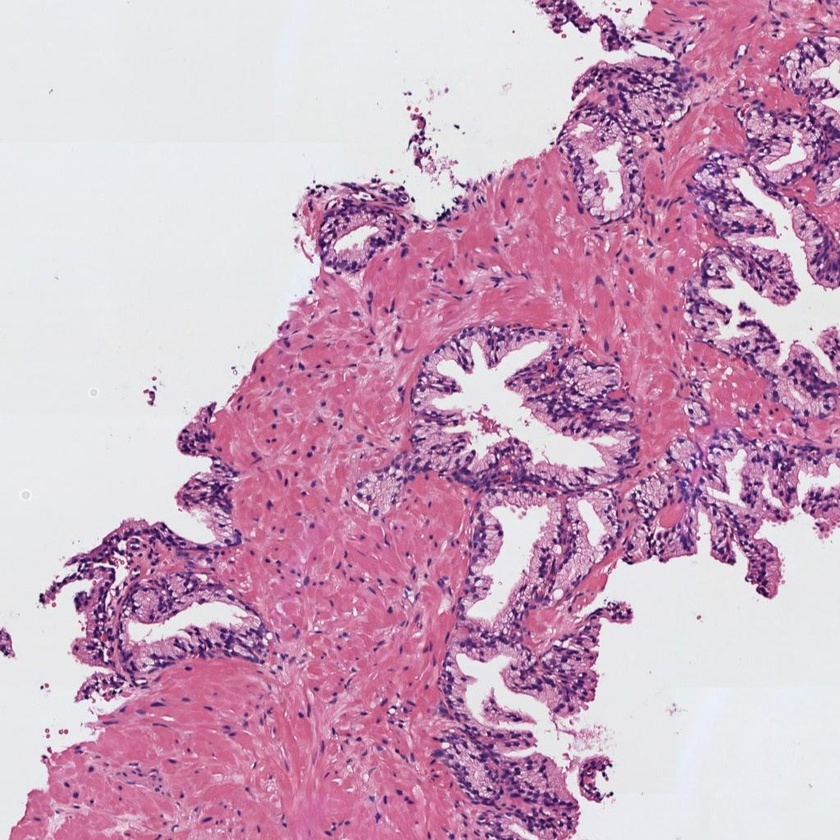
#> input picture examen parcial/histo_1.jpg, 840 x 840 px, shrunk from 1024 x 1024 before the run
$ jupyter execute 'examenPractico _Cabascango_Steven.ipynb'
#> lines starting #> are read from the running program, lines starting #| are printed output that depends on the picture; after the words box and inside, x2 and y2 are one past the last pixel; in counts of white or black regions, pixels touching at a corner belong together
## Examen Practico - Segundo Parcial

# PROCESAMIENTO DE IMAGEN 1 (histo_1.jpg)

### 0) Cargar la primera imagen histológica

[cell 1]
import numpy as np
import matplotlib.pyplot as plt
import matplotlib.patches as patches
from skimage import io, color, filters, morphology, measure
from scipy import ndimage
import cv2
from PIL import Image
import pandas as pd
from math import pi
import warnings
warnings.filterwarnings('ignore')

# Cargar la imagen en formato RGB
img = io.imread('histo_1.jpg')
#> img is the input picture: shape (840, 840, 3); mean R, G, B 205, 166.3, 191.6

# Normalizar la imagen al rango [0, 1]
if img.dtype == np.uint8:
    img_normalized = img.astype(np.float32) / 255.0
else:
    img_normalized = img.astype(np.float32)

print(f"Dimensiones de la imagen: {img_normalized.shape}")
#| Dimensiones de la imagen: (840, 840, 3)
print(f"Rango de valores: [{img_normalized.min():.3f}, {img_normalized.max():.3f}]")
#| Rango de valores: [0.000, 1.000]

# Visualizar la imagen
plt.figure(figsize=(10, 8))
plt.imshow(img_normalized)
plt.title('Imagen Histológica 1 Original (RGB)')
plt.axis('off')
plt.tight_layout()
plt.show()

### 1) Transformación de color a CMYK

[cell 2]
# Convertir de RGB a CMYK (solo lo necesario)
def rgb_to_cmyk(img_rgb):
    img_rgb = np.clip(img_rgb, 0, 1)
    K = 1 - np.max(img_rgb, axis=2)
    M = (1 - img_rgb[:, :, 1] - K) / (1 - K + 1e-8)
    return M  # Solo devolvemos magenta

# Obtener canal magenta
img_magenta = rgb_to_cmyk(img_normalized)

# Mostrar solo magenta
plt.imshow(img_magenta, cmap='gray')
plt.title('Canal Magenta')
plt.axis('off')
plt.show()

# Opcional: ver rango
print(f"Rango: [{img_magenta.min():.3f}, {img_magenta.max():.3f}]")
#| Rango: [0.000, 1.000]

### 2) Umbralización

[cell 3]
# Preprocesamiento
img_magenta_uint8 = (img_magenta * 255).astype(np.uint8)
img_blurred = cv2.GaussianBlur(img_magenta_uint8, (5, 5), 0)

# Umbralización de Otsu
_, binary_mask = cv2.threshold(
    img_blurred, 0, 255, cv2.THRESH_BINARY_INV + cv2.THRESH_OTSU
)
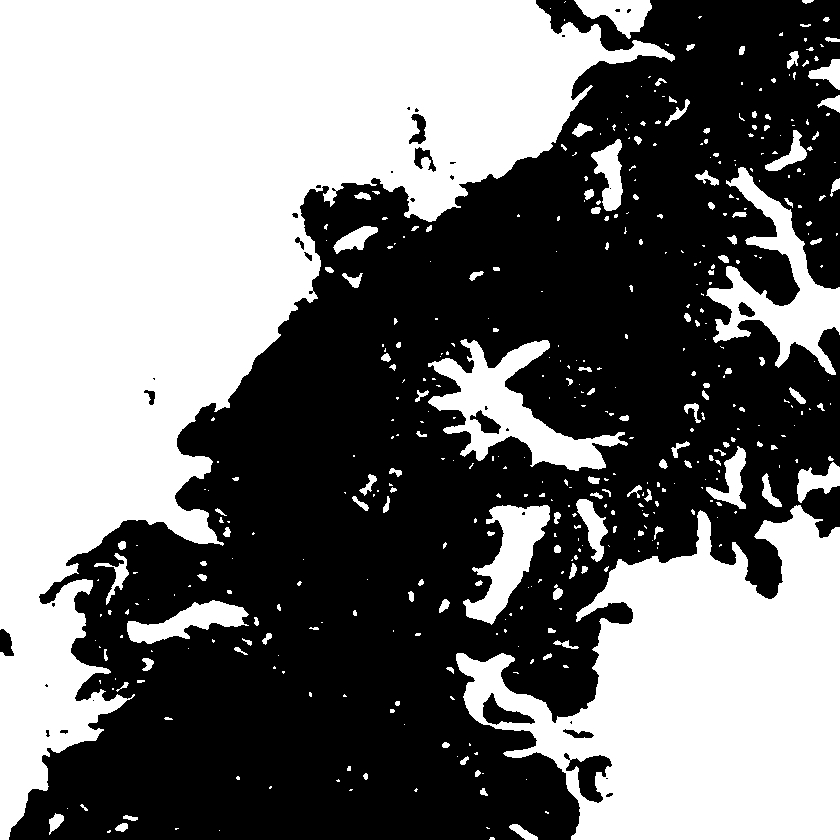
#> binary_mask: shape (840, 840); 47.3% white; 446 white regions (301 under 20 px), largest, box (x1, y1, x2, y2) and area: (0, 0, 675, 840) 214966, (456, 505, 840, 840) 76846, (428, 339, 628, 471) 9196

# Convertir a binario (0 y 1)
binary_mask = (binary_mask > 0).astype(np.uint8)

# Mostrar solo la máscara
plt.imshow(binary_mask, cmap='gray')
plt.title('Máscara Binaria (Otsu)')
plt.axis('off')
plt.show()

### 3) Limpieza de artefactos

[cell 4]
# Eliminar objetos pequeños (artefactos de lumen menores a 300 píxeles)
cleaned_mask = morphology.remove_small_objects(binary_mask.astype(bool), min_size=300)
cleaned_mask = cleaned_mask.astype(np.uint8)

print(f"Píxeles después de limpiar artefactos: {np.sum(cleaned_mask > 0)}")
#| Píxeles después de limpiar artefactos: 324544
print(f"Píxeles eliminados: {np.sum(binary_mask) - np.sum(cleaned_mask)}")
#| Píxeles eliminados: 9001

# Visualizar la máscara resultante
plt.figure(figsize=(12, 5))
plt.subplot(1, 2, 1)
plt.imshow(binary_mask, cmap='gray')
plt.title('Máscara Binaria (con artefactos)')
plt.axis('off')

plt.subplot(1, 2, 2)
plt.imshow(cleaned_mask, cmap='gray')
plt.title('Máscara Limpia (sin artefactos < 300px)')
plt.axis('off')
plt.tight_layout()
plt.show()

### 4) Region Growing

[cell 5]
# Componentes conectados
h, w = cleaned_mask.shape

num_labels, labels, stats, _ = cv2.connectedComponentsWithStats(
    cleaned_mask, connectivity=8
)
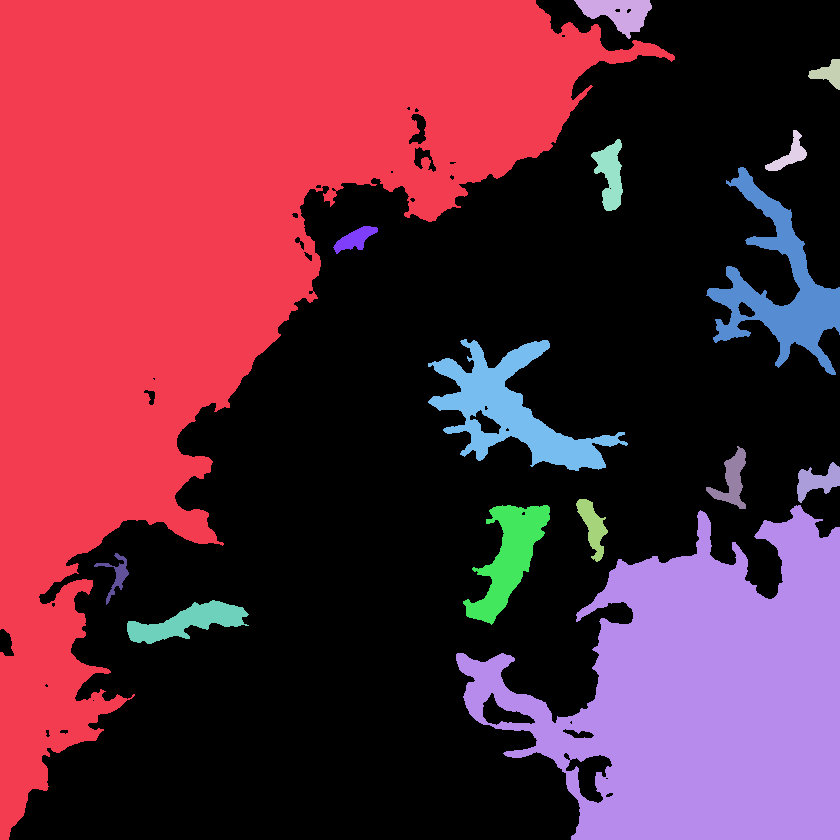
#> labels: shape (840, 840) int32; 16 distinct labels, from 0 to 15; one colour per label, 0 black
#> num_labels = 16; stats = 16 rows, first 6: [0, 0, 840, 840, 381056], [0, 0, 675, 840, 214966], [574, 0, 78, 39, 1615], [808, 59, 32, 31, 502], [765, 130, 42, 41, 586], [591, 139, 32, 72, 1291]

# Filtrado por área
min_area = 100
max_area = (h * w) * 0.3

lumen_mask = np.zeros_like(cleaned_mask)

for i in range(1, num_labels):  # 0 = fondo
    area = stats[i, cv2.CC_STAT_AREA]
    if min_area < area < max_area:
        lumen_mask[labels == i] = 255
#> this loop made 15 passes
#> area on passes 1 to 8: 214966, 1615, 502, 586, 1291, 8747, 600, 9196
#> lumen_mask: shape (840, 840); 15.5% white; 14 white regions, largest, box (x1, y1, x2, y2) and area: (456, 505, 840, 840) 76846, (428, 339, 628, 471) 9196, (706, 167, 840, 375) 8747

# Mostrar solo la máscara de lúmenes
plt.imshow(lumen_mask, cmap='gray')
plt.title('Máscara de Lúmenes')
plt.axis('off')
plt.show()

# Guardar para uso posterior
rg_mask = lumen_mask.copy()

### 5) Relleno de lúmenes

[cell 6]
from scipy import ndimage
import cv2
import numpy as np
import matplotlib.pyplot as plt

filled_mask = np.zeros_like(rg_mask)

num_labels, labels, stats, _ = cv2.connectedComponentsWithStats(
    rg_mask, connectivity=8
)
#> labels: shape (840, 840) int32; 15 distinct labels, from 0 to 14
#> num_labels = 15; stats = 15 rows, first 6: [0, 0, 840, 840, 596022], [574, 0, 78, 39, 1615], [808, 59, 32, 31, 502], [765, 130, 42, 41, 586], [591, 139, 32, 72, 1291], [706, 167, 134, 208, 8747]

h, w = rg_mask.shape

for i in range(1, num_labels):  # 0 = fondo
    x = stats[i, cv2.CC_STAT_LEFT]
    y = stats[i, cv2.CC_STAT_TOP]
    comp_w = stats[i, cv2.CC_STAT_WIDTH]
    comp_h = stats[i, cv2.CC_STAT_HEIGHT]

    toca_borde = (x <= 0 or y <= 0 or
                  x + comp_w >= w or
                  y + comp_h >= h)

    if not toca_borde:
        componente = (labels == i).astype(np.uint8)
        componente_filled = ndimage.binary_fill_holes(componente).astype(np.uint8)
        filled_mask = cv2.bitwise_or(filled_mask, componente_filled * 255)
#> this loop made 14 passes
#> (x, y, comp_w, comp_h, toca_borde) on passes 1 to 8: (574, 0, 78, 39, True), (808, 59, 32, 31, True), (765, 130, 42, 41, False), (591, 139, 32, 72, False), (706, 167, 134, 208, True), (333, 226, 45, 28, False), (428, 339, 200, 132, False), (706, 446, 40, 63, False)
#> componente: shape (840, 840); values 0 (black) and 1 (white), 0.35% white; 1 white region, box (x1, y1, x2, y2) and area: (127, 600, 249, 644) 2478
#> filled_mask: shape (840, 840); 3% white; 9 white regions

# Mostrar solo la máscara final
plt.imshow(filled_mask, cmap='gray')
plt.title('Máscara de Lúmenes Rellenados')
plt.axis('off')
plt.show()

### 6) Detección de contornos

[cell 7]
# Convertir a uint8
img_uint8 = (img_normalized * 255).astype(np.uint8)

# Encontrar contornos
contours, _ = cv2.findContours(
    filled_mask, cv2.RETR_TREE, cv2.CHAIN_APPROX_SIMPLE
)
#> contours = 9 contours; largest, box (x1, y1, x2, y2) and area: (428, 339, 628, 471) 9122, (463, 505, 550, 625) 4263, (127, 600, 249, 644) 2330, (591, 139, 623, 211) 1202, (706, 446, 746, 509) 929

# Dibujar contornos en verde
img_with_contours = img_uint8.copy()
cv2.drawContours(img_with_contours, contours, -1, (0, 255, 0), 2)
#> img_with_contours: shape (840, 840, 3); 1.29% of pixels changed, all inside (x1, y1, x2, y2) = (93, 129, 808, 645)

# Mostrar solo la imagen final
plt.imshow(cv2.cvtColor(img_with_contours, cv2.COLOR_BGR2RGB))
plt.title('Contornos de Lúmenes')
plt.axis('off')
plt.show()

### 7) Extracción del lumen más grande

[cell 8]
# Filtrar contornos válidos
h_img, w_img = filled_mask.shape
min_area = 100
max_area_limit = (h_img * w_img) * 0.3

contours_filtrados = [
    c for c in contours
    if min_area < cv2.contourArea(c) < max_area_limit
]
#> contours_filtrados has the same summary as contours

# Encontrar el contorno de mayor área
max_contour = max(contours_filtrados, key=cv2.contourArea, default=None)
#> max_contour = contour of 472 points, box (x1, y1, x2, y2) (428, 339, 628, 471), area 9122

# Obtener y mostrar solo el crop
if max_contour is not None:
    x, y, w, h = cv2.boundingRect(max_contour)
#> x = 428; y = 339; w = 200; h = 132
    lumen_crop = img_uint8[y:y+h, x:x+w].copy()

    plt.imshow(cv2.cvtColor(lumen_crop, cv2.COLOR_BGR2RGB))
    plt.title('Lumen Cropeado')
    plt.axis('off')
    plt.show()

### 8) Extracción de 13 características geométricas

[cell 9]
# Verificar que filled_mask tiene contenido
print(f"Píxeles en filled_mask: {np.sum(filled_mask > 0)}")
#| Píxeles en filled_mask: 21337

# Encontrar el contorno más grande
contours, _ = cv2.findContours(filled_mask, cv2.RETR_EXTERNAL, cv2.CHAIN_APPROX_SIMPLE)
print(f"Contornos encontrados: {len(contours)}")
#| Contornos encontrados: 9

if len(contours) == 0:
    print("ERROR: No se encontraron contornos en filled_mask")
else:
    # Seleccionar el contorno más grande por área
    max_contour = max(contours, key=cv2.contourArea)
    print(f"Área del contorno más grande: {cv2.contourArea(max_contour)}")
#| Área del contorno más grande: 9121.5

    h, w = filled_mask.shape

    # Extraer la máscara binaria del lumen más grande
    lumen_mask = np.zeros((h, w), dtype=np.uint8)
    cv2.drawContours(lumen_mask, [max_contour], 0, 1, -1)
#> lumen_mask: shape (840, 840); values 0 (black) and 1 (white), 1.4% white; 1 white region, box (x1, y1, x2, y2) and area: (428, 339, 628, 471) 9551

    # Verificar que la máscara tiene contenido
    print(f"Píxeles en lumen_mask: {np.sum(lumen_mask)}")
#| Píxeles en lumen_mask: 9551

    # Obtener propiedades
    labeled = measure.label(lumen_mask)
#> labeled: shape (840, 840) int64; values 0 (black) and 1 (white), 1.4% white; 1 white region
    regions = measure.regionprops(labeled)
#> regions = 1 regions; box (x1, y1, x2, y2) and area: (428, 339, 628, 471) 9551

    if len(regions) == 0:
        print("ERROR: regionprops no encontró regiones")
    else:
        props = regions[0]
        print("Props obtenidas correctamente ✓")

        # Calcular las 13 características
        features = {}
        features['Area'] = round(props.area, 4)
        features['Area_bbox'] = round(props.bbox_area, 4)
        features['Area_convexa'] = round(props.convex_area, 4)
        features['Excentricidad'] = round(props.eccentricity, 4)
        features['Diametro_equivalente'] = round(props.equivalent_diameter, 4)
        features['Extension'] = round(props.extent, 4)

        feret_diameter = 0
        for i in range(len(max_contour)):
            for j in range(i+1, len(max_contour)):
                dist = np.linalg.norm(max_contour[i] - max_contour[j])
                if dist > feret_diameter:
                    feret_diameter = dist
#> after the loop, feret_diameter = 214.9
        features['Diametro_Feret'] = round(float(feret_diameter), 4)

        features['Longitud_eje_mayor'] = round(props.major_axis_length, 4)
        features['Longitud_eje_menor'] = round(props.minor_axis_length, 4)
        features['Orientacion'] = round(props.orientation, 4)

        contour_length = cv2.arcLength(max_contour, True)
#> contour_length = 1001.6
        features['Perimetro'] = round(float(contour_length), 4)
        features['Solidez'] = round(props.solidity, 4)

        compactness = (4 * np.pi * props.area) / (contour_length ** 2) if contour_length > 0 else 0
#> compactness = 0.12
        features['Compacidad'] = round(float(compactness), 4)

        # Mostrar resultados
        print("=" * 60)
        print("CARACTERÍSTICAS GEOMÉTRICAS DEL LUMEN MÁS GRANDE - IMAGEN 1")
        print("=" * 60)
        for i, (name, value) in enumerate(features.items(), 1):
            print(f"{i:2d}. {name:25s}: {value:12.4f}")
#> this loop made 13 passes
#> (name, value) on passes 1 to 8: ('Area', 9551), ('Area_bbox', 26400), ('Area_convexa', 19636), ('Excentricidad', 0.848), ('Diametro_equivalente', 110.3), ('Extension', 0.362), ('Diametro_Feret', 214.9), ('Longitud_eje_mayor', 196.3)
#> (printed output is left out)
        print("=" * 60)

        features_2 = features.copy()
#> features_2 = 13 items
        df_features_2 = pd.DataFrame(list(features_2.items()), columns=['Característica', 'Valor'])
#> df_features_2 = table of 13 rows and 2 columns
        print("\nTabla de características (Imagen 1):")
        print(df_features_2.to_string(index=False))
#|       Característica      Valor
#|                 Area  9551.0000
#|            Area_bbox 26400.0000
#|         Area_convexa 19636.0000
#|        Excentricidad     0.8477
#| Diametro_equivalente   110.2756
#> (further printed lines are left out)

---

# PROCESAMIENTO DE IMAGEN 2 (histo_2.jpg)

### 0) Cargar la segunda imagen histológica

[cell 10]
# Cargar la segunda imagen en formato RGB
img_2 = io.imread('histo_2.jpg')
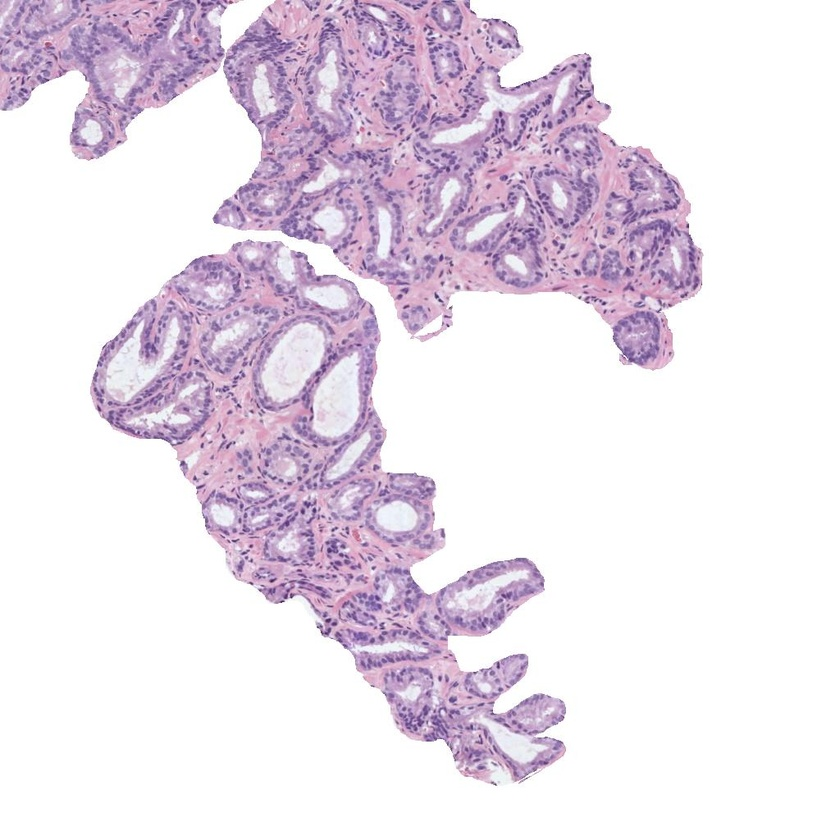
#> input picture examen parcial/histo_2.jpg, 840 x 840 px, shrunk from 1024 x 1024 before the run
#> img_2 is the input picture: shape (840, 840, 3); mean R, G, B 233.3, 223.2, 234.9

# Normalizar la imagen al rango [0, 1]
if img_2.dtype == np.uint8:
    img_normalized_2 = img_2.astype(np.float32) / 255.0
else:
    img_normalized_2 = img_2.astype(np.float32)

print(f"Dimensiones de la imagen 2: {img_normalized_2.shape}")
#| Dimensiones de la imagen 2: (840, 840, 3)
print(f"Rango de valores: [{img_normalized_2.min():.3f}, {img_normalized_2.max():.3f}]")
#| Rango de valores: [0.118, 1.000]

# Visualizar la imagen
plt.figure(figsize=(10, 8))
plt.imshow(img_normalized_2)
plt.title('Imagen Histológica 2 Original (RGB)')
plt.axis('off')
plt.tight_layout()
plt.show()

### 1) Transformación de color a CMYK

[cell 11]
# Obtener directamente el canal magenta
img_magenta_2 = rgb_to_cmyk(img_normalized_2)

# Mostrar
plt.imshow(img_magenta_2, cmap='gray')
plt.title('Canal Magenta - Imagen 2')
plt.axis('off')
plt.show()

### 2) Umbralización

[cell 12]
# Preprocesamiento
img_magenta_uint8_2 = (img_magenta_2 * 255).astype(np.uint8)
img_blurred_2 = cv2.GaussianBlur(img_magenta_uint8_2, (5, 5), 0)

# Otsu
_, binary_mask_2 = cv2.threshold(
    img_blurred_2, 0, 255, cv2.THRESH_BINARY_INV + cv2.THRESH_OTSU
)
#> binary_mask_2: shape (840, 840); 70.3% white; 5 black regions (2 under 20 px), largest, box (x1, y1, x2, y2) and area: (0, 0, 702, 370) 122904, (91, 240, 566, 781) 86610, (0, 0, 11, 14) 115

# Convertir a binario (0 y 1)
binary_mask_2 = (binary_mask_2 > 0).astype(np.uint8)

# Mostrar solo la máscara
plt.imshow(binary_mask_2, cmap='gray')
plt.title('Máscara Otsu - Imagen 2')
plt.axis('off')
plt.show()

### 3) Limpieza de artefactos

[cell 13]
# Eliminar objetos pequeños (artefactos de lumen menores a 300 píxeles)
cleaned_mask_2 = morphology.remove_small_objects(binary_mask_2.astype(bool), min_size=300)
#> cleaned_mask_2: shape (840, 840) bool; 69.5% white; 4 black regions (2 under 20 px), largest, box (x1, y1, x2, y2) and area: (0, 0, 702, 370) 126045, (91, 240, 566, 781) 89263
cleaned_mask_2 = cleaned_mask_2.astype(np.uint8)

print(f"Píxeles después de limpiar artefactos (imagen 2): {np.sum(cleaned_mask_2 > 0)}")
#| Píxeles después de limpiar artefactos (imagen 2): 490260
print(f"Píxeles eliminados: {np.sum(binary_mask_2) - np.sum(cleaned_mask_2)}")
#| Píxeles eliminados: 5679

# Visualizar la máscara resultante
plt.figure(figsize=(12, 5))
plt.subplot(1, 2, 1)
plt.imshow(binary_mask_2, cmap='gray')
plt.title('Máscara Binaria (con artefactos) - Imagen 2')
plt.axis('off')

plt.subplot(1, 2, 2)
plt.imshow(cleaned_mask_2, cmap='gray')
plt.title('Máscara Limpia (sin artefactos < 300px) - Imagen 2')
plt.axis('off')
plt.tight_layout()
plt.show()

### 4) Region Growing

[cell 14]
# Componentes conectados
h2, w2 = cleaned_mask_2.shape

num_labels_2, labels_2, stats_2, _ = cv2.connectedComponentsWithStats(
    cleaned_mask_2, connectivity=8
)
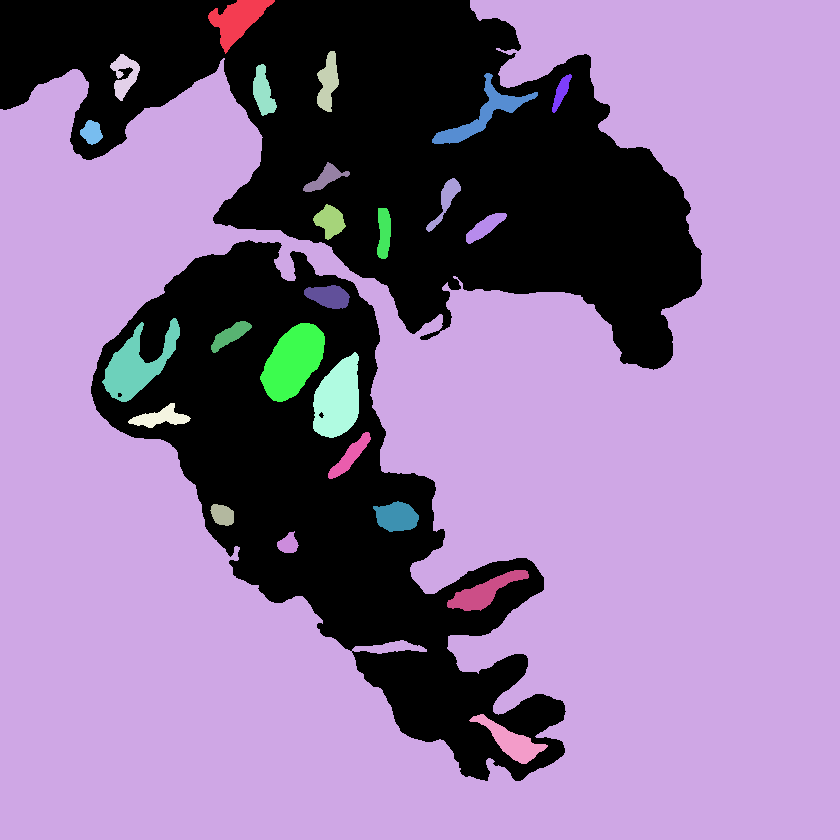
#> labels_2: shape (840, 840) int32; 26 distinct labels, from 0 to 25; one colour per label, 0 black
#> num_labels_2 = 26; stats_2 = 26 rows, first 6: [0, 0, 702, 781, 215340], [208, 0, 67, 54, 1638], [0, 0, 840, 840, 465075], [317, 51, 22, 61, 825], [110, 54, 30, 47, 718], [253, 64, 24, 52, 734]

min_area = 100
max_area = (h2 * w2) * 0.3

rg_mask_2 = np.zeros_like(cleaned_mask_2)

for i in range(1, num_labels_2):
    area = stats_2[i, cv2.CC_STAT_AREA]
    if min_area < area < max_area:
        rg_mask_2[labels_2 == i] = 255
#> this loop made 25 passes
#> area on passes 1 to 8: 1638, 465075, 825, 718, 734, 1642, 330, 383
#> rg_mask_2: shape (840, 840); 3.6% white; 24 white regions, largest, box (x1, y1, x2, y2) and area: (260, 323, 325, 402) 3299, (313, 352, 359, 438) 2877, (102, 318, 180, 402) 2752

# Mostrar solo la máscara
plt.imshow(rg_mask_2, cmap='gray')
plt.title('Máscara de Lúmenes - Imagen 2')
plt.axis('off')
plt.show()

### 5) Relleno de lúmenes

[cell 15]
filled_mask_2 = np.zeros_like(rg_mask_2)
num_labels_2, labels_2, stats_2, _ = cv2.connectedComponentsWithStats(
    rg_mask_2, connectivity=8
)
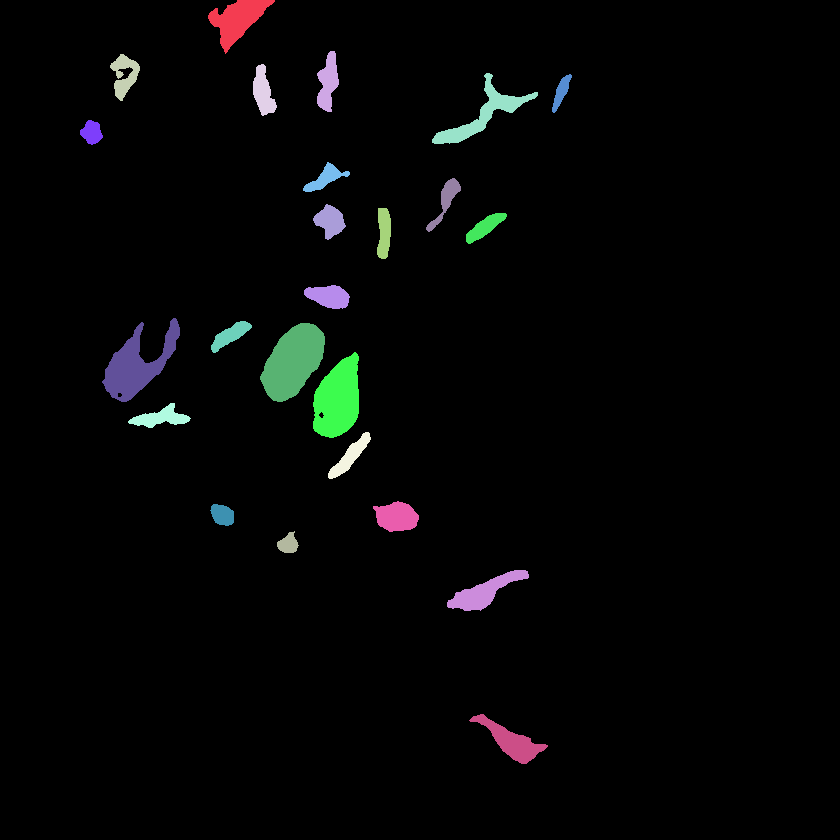
#> labels_2: shape (840, 840) int32; 25 distinct labels, from 0 to 24; one colour per label, 0 black
#> num_labels_2 = 25; stats_2 = 25 rows, first 6: [0, 0, 840, 840, 680415], [208, 0, 67, 54, 1638], [317, 51, 22, 61, 825], [110, 54, 30, 47, 718], [253, 64, 24, 52, 734], [432, 73, 106, 71, 1642]
for i in range(1, num_labels_2):
    componente = (labels_2 == i).astype(np.uint8)
    componente_filled = ndimage.binary_fill_holes(componente).astype(np.uint8)
    filled_mask_2 = cv2.bitwise_or(filled_mask_2, componente_filled * 255)
#> (the rest of the program and of its run is left out)
